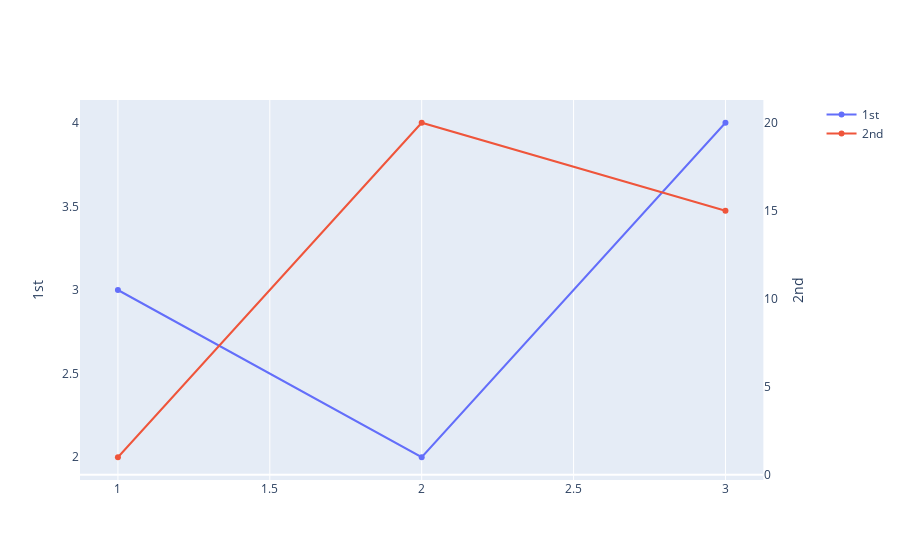

Notebook cell for this chart:
### Code cell
# Y軸に2軸目が存在するサブプロット
two_yaxis_fig = make_subplots(specs=[[{"secondary_y": True}]]) 
two_yaxis_fig.add_trace(go.Scatter(x=[1, 2, 3], y=[3, 2, 4], name="1st"))
two_yaxis_fig.add_trace(
    go.Scatter(x=[1, 2, 3], y=[1, 20, 15], name="2nd"),
    secondary_y=True,  # traceを2軸目とする
)
two_yaxis_fig.update_yaxes(title={"text": "1st"}, showgrid=False)
two_yaxis_fig.update_yaxes(
    secondary_y=True,  # 2軸目の設定
    title={"text": "2nd"},  # 軸ラベルの指定
    showgrid=False  # 補助線を非表示
)
two_yaxis_fig.show()

### Figure 1 — Plotly figure (JSON) as saved in the notebook; plotly's stock layout.template omitted (floating-point values rounded to 4 significant figures)
{"data": [{"name": "1st", "type": "scatter", "x": [1, 2, 3], "y": [3, 2, 4]}, {"name": "2nd", "type": "scatter", "x": [1, 2, 3], "xaxis": "x", "y": [1, 20, 15], "yaxis": "y2"}], "layout": {"xaxis": {"anchor": "y", "domain": [0, 0.94]}, "yaxis": {"anchor": "x", "domain": [0, 1], "showgrid": false, "title": {"text": "1st"}}, "yaxis2": {"anchor": "x", "overlaying": "y", "showgrid": false, "side": "right", "title": {"text": "2nd"}}}}
